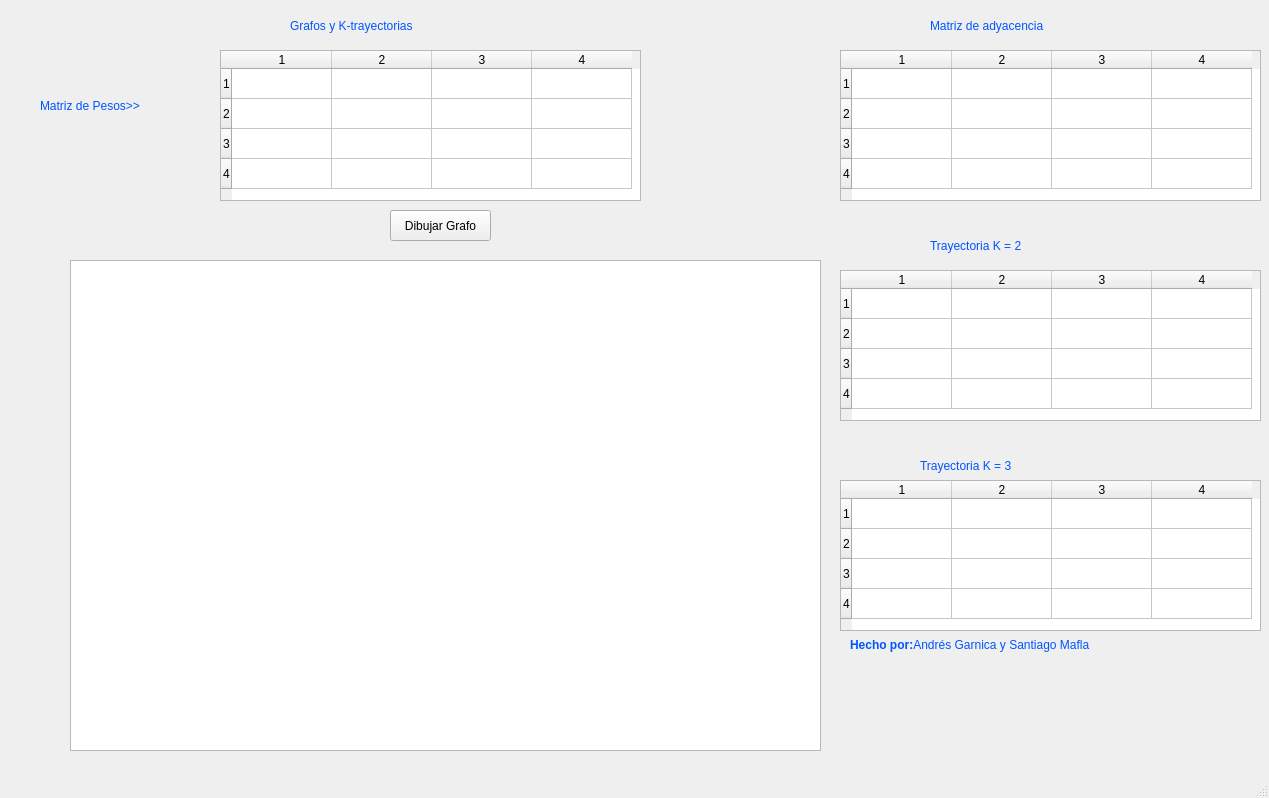
<?xml version="1.0" encoding="UTF-8"?>
<ui version="4.0">
 <class>MainWindow</class>
 <widget class="QMainWindow" name="MainWindow">
  <property name="geometry">
   <rect>
    <x>0</x>
    <y>0</y>
    <width>1269</width>
    <height>798</height>
   </rect>
  </property>
  <property name="windowTitle">
   <string>MainWindow</string>
  </property>
  <widget class="QWidget" name="centralwidget">
   <widget class="QTableWidget" name="tableWidget">
    <property name="geometry">
     <rect>
      <x>220</x>
      <y>50</y>
      <width>421</width>
      <height>151</height>
     </rect>
    </property>
    <property name="toolTip">
     <string>Haga doble clic en el cabaezado de un vértice para generar una matriz de pesos</string>
    </property>
    <property name="rowCount">
     <number>4</number>
    </property>
    <property name="columnCount">
     <number>4</number>
    </property>
    <row/>
    <row/>
    <row/>
    <row/>
    <column/>
    <column/>
    <column/>
    <column/>
   </widget>
   <widget class="QPushButton" name="btnPintarGrafo">
    <property name="geometry">
     <rect>
      <x>390</x>
      <y>210</y>
      <width>101</width>
      <height>31</height>
     </rect>
    </property>
    <property name="text">
     <string>Dibujar Grafo</string>
    </property>
   </widget>
   <widget class="QGraphicsView" name="graphicsView">
    <property name="geometry">
     <rect>
      <x>70</x>
      <y>260</y>
      <width>751</width>
      <height>491</height>
     </rect>
    </property>
   </widget>
   <widget class="QLabel" name="lblTtitulo">
    <property name="geometry">
     <rect>
      <x>290</x>
      <y>10</y>
      <width>301</width>
      <height>31</height>
     </rect>
    </property>
    <property name="styleSheet">
     <string notr="true">font: 75 14pt &quot;MS Shell Dlg 2&quot;;
color:rgb(0, 85, 255);</string>
    </property>
    <property name="text">
     <string>Grafos y K-trayectorias</string>
    </property>
   </widget>
   <widget class="QLabel" name="lblTtitulo_3">
    <property name="geometry">
     <rect>
      <x>40</x>
      <y>90</y>
      <width>161</width>
      <height>31</height>
     </rect>
    </property>
    <property name="styleSheet">
     <string notr="true">font: 75 14pt &quot;MS Shell Dlg 2&quot;;
color:rgb(0, 85, 255);</string>
    </property>
    <property name="text">
     <string>Matriz de Pesos&gt;&gt;</string>
    </property>
   </widget>
   <widget class="QLabel" name="lblTtitulo2">
    <property name="geometry">
     <rect>
      <x>80</x>
      <y>270</y>
      <width>181</width>
      <height>71</height>
     </rect>
    </property>
    <property name="styleSheet">
     <string notr="true">font: 75 14pt &quot;MS Shell Dlg 2&quot;;
color:rgb(0, 85, 255);</string>
    </property>
    <property name="text">
     <string/>
    </property>
    <property name="pixmap">
     <pixmap>logo_eafit_blanco.png</pixmap>
    </property>
   </widget>
   <widget class="QLabel" name="lblTtitulo_4">
    <property name="geometry">
     <rect>
      <x>930</x>
      <y>10</y>
      <width>301</width>
      <height>31</height>
     </rect>
    </property>
    <property name="styleSheet">
     <string notr="true">font: 75 14pt &quot;MS Shell Dlg 2&quot;;
color:rgb(0, 85, 255);</string>
    </property>
    <property name="text">
     <string>Matriz de adyacencia</string>
    </property>
   </widget>
   <widget class="QLabel" name="lblTtitulo_5">
    <property name="geometry">
     <rect>
      <x>930</x>
      <y>230</y>
      <width>301</width>
      <height>31</height>
     </rect>
    </property>
    <property name="styleSheet">
     <string notr="true">font: 75 14pt &quot;MS Shell Dlg 2&quot;;
color:rgb(0, 85, 255);</string>
    </property>
    <property name="text">
     <string>Trayectoria K = 2</string>
    </property>
   </widget>
   <widget class="QLabel" name="lblTtitulo_6">
    <property name="geometry">
     <rect>
      <x>920</x>
      <y>450</y>
      <width>301</width>
      <height>31</height>
     </rect>
    </property>
    <property name="styleSheet">
     <string notr="true">font: 75 14pt &quot;MS Shell Dlg 2&quot;;
color:rgb(0, 85, 255);</string>
    </property>
    <property name="text">
     <string>Trayectoria K = 3</string>
    </property>
   </widget>
   <widget class="QTableWidget" name="MatrizAdyacencia">
    <property name="geometry">
     <rect>
      <x>840</x>
      <y>50</y>
      <width>421</width>
      <height>151</height>
     </rect>
    </property>
    <property name="rowCount">
     <number>4</number>
    </property>
    <property name="columnCount">
     <number>4</number>
    </property>
    <row/>
    <row/>
    <row/>
    <row/>
    <column/>
    <column/>
    <column/>
    <column/>
   </widget>
   <widget class="QTableWidget" name="MatrizK2">
    <property name="geometry">
     <rect>
      <x>840</x>
      <y>270</y>
      <width>421</width>
      <height>151</height>
     </rect>
    </property>
    <property name="rowCount">
     <number>4</number>
    </property>
    <property name="columnCount">
     <number>4</number>
    </property>
    <row/>
    <row/>
    <row/>
    <row/>
    <column/>
    <column/>
    <column/>
    <column/>
   </widget>
   <widget class="QTableWidget" name="MatrizK3">
    <property name="geometry">
     <rect>
      <x>840</x>
      <y>480</y>
      <width>421</width>
      <height>151</height>
     </rect>
    </property>
    <property name="rowCount">
     <number>4</number>
    </property>
    <property name="columnCount">
     <number>4</number>
    </property>
    <row/>
    <row/>
    <row/>
    <row/>
    <column/>
    <column/>
    <column/>
    <column/>
   </widget>
   <widget class="QLabel" name="lblTtitulo_7">
    <property name="geometry">
     <rect>
      <x>850</x>
      <y>610</y>
      <width>401</width>
      <height>71</height>
     </rect>
    </property>
    <property name="styleSheet">
     <string notr="true">font: 75 14pt &quot;MS Shell Dlg 2&quot;;
color:rgb(0, 85, 255);</string>
    </property>
    <property name="text">
     <string>&lt;html&gt;&lt;head/&gt;&lt;body&gt;&lt;p&gt;&lt;span style=&quot; font-weight:700;&quot;&gt;Hecho por:&lt;/span&gt;Andrés Garnica y Santiago Mafla&lt;/p&gt;&lt;/body&gt;&lt;/html&gt;</string>
    </property>
   </widget>
  </widget>
  <widget class="QMenuBar" name="menubar">
   <property name="geometry">
    <rect>
     <x>0</x>
     <y>0</y>
     <width>1269</width>
     <height>21</height>
    </rect>
   </property>
  </widget>
  <widget class="QStatusBar" name="statusbar"/>
 </widget>
 <resources/>
 <connections/>
</ui>
